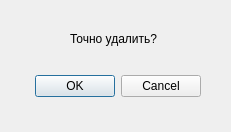
<?xml version="1.0" encoding="UTF-8"?>
<ui version="4.0">
 <class>Dialog</class>
 <widget class="QDialog" name="Dialog">
  <property name="geometry">
   <rect>
    <x>0</x>
    <y>0</y>
    <width>231</width>
    <height>132</height>
   </rect>
  </property>
  <property name="windowTitle">
   <string>Dialog</string>
  </property>
  <widget class="QDialogButtonBox" name="buttonBox">
   <property name="geometry">
    <rect>
     <x>-140</x>
     <y>70</y>
     <width>341</width>
     <height>32</height>
    </rect>
   </property>
   <property name="orientation">
    <enum>Qt::Horizontal</enum>
   </property>
   <property name="standardButtons">
    <set>QDialogButtonBox::Cancel|QDialogButtonBox::Ok</set>
   </property>
  </widget>
  <widget class="QLabel" name="label">
   <property name="geometry">
    <rect>
     <x>70</x>
     <y>30</y>
     <width>121</width>
     <height>17</height>
    </rect>
   </property>
   <property name="text">
    <string>Точно удалить?</string>
   </property>
  </widget>
 </widget>
 <resources/>
 <connections>
  <connection>
   <sender>buttonBox</sender>
   <signal>accepted()</signal>
   <receiver>Dialog</receiver>
   <slot>accept()</slot>
   <hints>
    <hint type="sourcelabel">
     <x>248</x>
     <y>254</y>
    </hint>
    <hint type="destinationlabel">
     <x>157</x>
     <y>274</y>
    </hint>
   </hints>
  </connection>
  <connection>
   <sender>buttonBox</sender>
   <signal>rejected()</signal>
   <receiver>Dialog</receiver>
   <slot>reject()</slot>
   <hints>
    <hint type="sourcelabel">
     <x>316</x>
     <y>260</y>
    </hint>
    <hint type="destinationlabel">
     <x>286</x>
     <y>274</y>
    </hint>
   </hints>
  </connection>
 </connections>
</ui>
